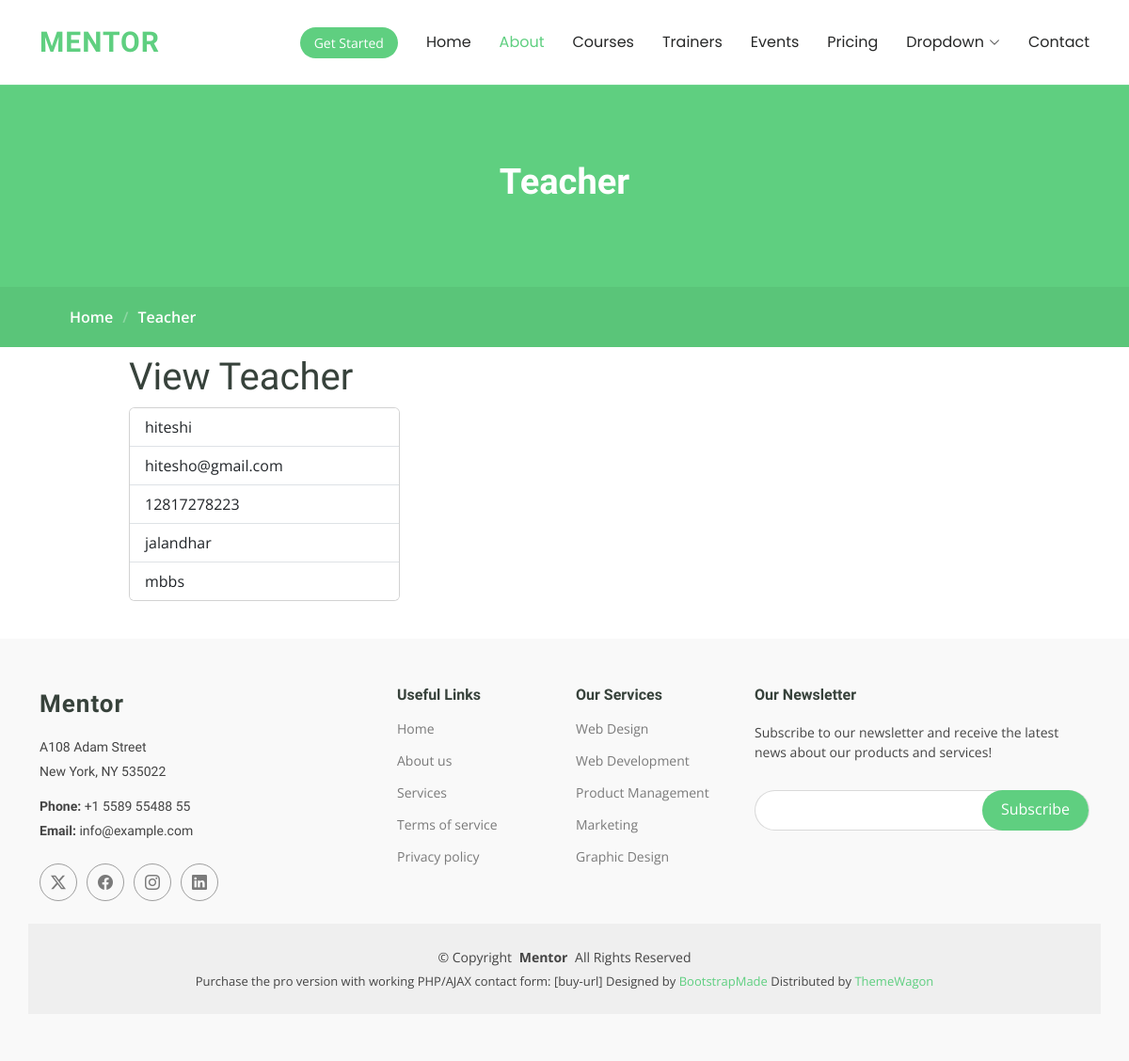
/Mentor-1.0.0/view_teacher.php?id=3, run on the app's committed database.
### tables this page shows
CREATE TABLE `teacher` (
  `id` int(9) NOT NULL,
  `name` varchar(50) NOT NULL,
  `email` varchar(200) NOT NULL,
  `phn_no` bigint(10) NOT NULL,
  `address` longtext NOT NULL,
  `qualification` varchar(100) NOT NULL,
  `join_date` date NOT NULL
);

### Mentor-1.0.0/view_teacher.php (the view, shortened to what this page needs)
<?php
include("header.php");
?>
<main class="main">
    <div class="page-title">
    <div class="heading">
        <div class="container">
        <div class="row d-flex justify-content-center text-center">
            <div class="col-lg-8">
            <h1>Teacher</h1>
            </div>
        </div>
        </div>
    </div>
    <nav class="breadcrumbs">
        <div class="container">
        <ol>
            <li><a href="index.php">Home</a></li>
            <li class="current">Teacher</li>
        </ol>
        </div>
    </nav>
    </div>
    <section id="contact" class="contact section">
        <div class="container" >
        <div class="row justify-content-center gy-4">
            <div class="col-lg-10">
                <h1>View Teacher</h1>
                <?php
                $id=$_GET["id"];
                include("connection.php");
                 $query="SELECT * from `teacher` where `id`='$id'";
                 $res=mysqli_query($db,$query);
                 $data=mysqli_fetch_assoc($res);
                ?>
                <div class="card" style="width: 18rem;">
                <ul class="list-group list-group-flush">
                    <li class="list-group-item"><?php echo $data['name']?></li>
                    <li class="list-group-item"><?php echo $data['email']?></li>
                    <li class="list-group-item"><?php echo $data['phn_no']?></li>
                    <li class="list-group-item"><?php echo $data['address']?></li>
                    <li class="list-group-item"><?php echo $data['qualification']?></li>
                </ul>
                </div>
            </div>
        </div>
        </div>
    </section>
</main>
<footer id="footer" class="footer position-relative light-background">
<div class="container footer-top">
  <div class="row gy-4">
    <div class="col-lg-4 col-md-6 footer-about">
      <a href="index.php" class="logo d-flex align-items-center">
        <span class="sitename">Mentor</span>
      </a>
      <div class="footer-contact pt-3">
        <p>A108 Adam Street</p>
        <p>New York, NY 535022</p>
        <p class="mt-3"><strong>Phone:</strong> <span>+1 5589 55488 55</span></p>
        <p><strong>Email:</strong> <span>info@example.com</span></p>
      </div>
      <div class="social-links d-flex mt-4">
        <a href=""><i class="bi bi-twitter-x"></i></a>
        <a href=""><i class="bi bi-facebook"></i></a>
        <a href=""><i class="bi bi-instagram"></i></a>
        <a href=""><i class="bi bi-linkedin"></i></a>
      </div>
    </div>
    <div class="col-lg-2 col-md-3 footer-links">
      <h4>Useful Links</h4>
      <ul>
        <li><a href="#">Home</a></li>
        <li><a href="#">About us</a></li>
        <li><a href="#">Services</a></li>
        <li><a href="#">Terms of service</a></li>
        <li><a href="#">Privacy policy</a></li>
      </ul>
    </div>
    <div class="col-lg-2 col-md-3 footer-links">
      <h4>Our Services</h4>
      <ul>
        <li><a href="#">Web Design</a></li>
        <li><a href="#">Web Development</a></li>
        <li><a href="#">Product Management</a></li>
        <li><a href="#">Marketing</a></li>
        <li><a href="#">Graphic Design</a></li>
      </ul>
    </div>
    <div class="col-lg-4 col-md-12 footer-newsletter">
      <h4>Our Newsletter</h4>
      <p>Subscribe to our newsletter and receive the latest news about our products and services!</p>
      <form action="forms/newsletter.php" method="post" class="php-email-form">
        <div class="newsletter-form"><input type="email" name="email"><input type="submit" value="Subscribe"></div>
      </form>
    </div>
  </div>
</div>
<div class="container copyright text-center mt-4">
  <p>© <span>Copyright</span> <strong class="px-1 sitename">Mentor</strong> <span>All Rights Reserved</span></p>
  <div class="credits">
    Purchase the pro version with working PHP/AJAX contact form: [buy-url]
    Designed by <a href="https://bootstrapmade.com/">BootstrapMade</a> Distributed by <a href=“https://themewagon.com>ThemeWagon
  </div>
</div>
</footer>

### data on the page
teacher: name "hiteshi", email "hitesho@gmail.com", phn_no "12817278223", address "jalandhar", qualification "mbbs"
